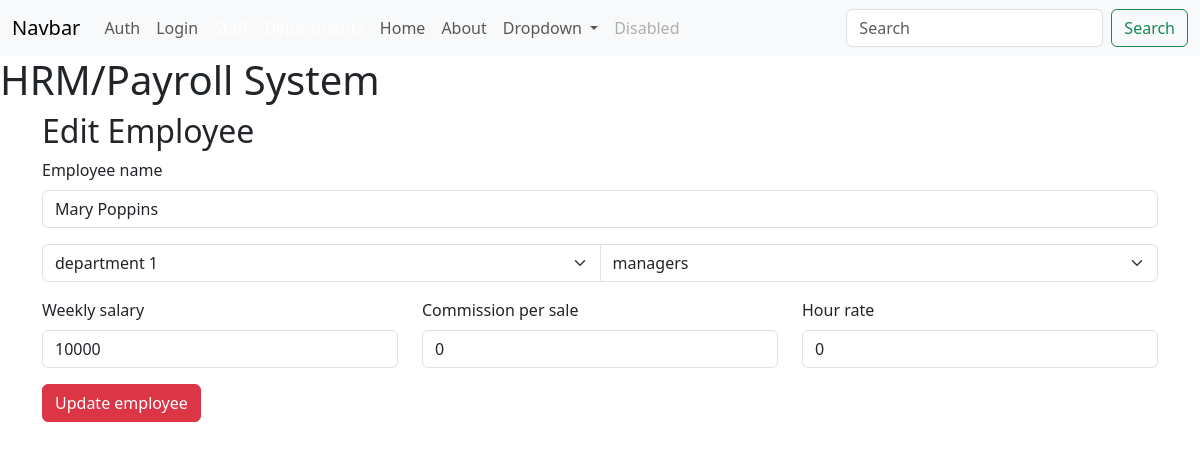
The page /staff/1/update on the database its author committed.
### tables this page shows
CREATE TABLE employee (
    id INTEGER NOT NULL PRIMARY KEY AUTOINCREMENT,
    employee_name TEXT UNIQUE NOT NULL,
    join_date TIMESTAMP NOT NULL DEFAULT CURRENT_TIMESTAMP,
    weekly_salary DECIMAL(9,2) DEFAULT 0.0,
    commission_per_sale INTEGER DEFAULT 0,
    hour_rate DECIMAL(9,2) DEFAULT 0.0,
    role_id INTEGER NOT NULL,
    department_id INTEGER NOT NULL,
    FOREIGN KEY (role_id) REFERENCES roles(id)
    FOREIGN KEY (department_id) REFERENCES department(id)
);

CREATE TABLE department (
    id INTEGER NOT NULL PRIMARY KEY AUTOINCREMENT,
    department_name TEXT UNIQUE NOT NULL,
    department_description TEXT NOT NULL
);

CREATE TABLE roles (
    id INTEGER NOT NULL PRIMARY KEY AUTOINCREMENT,
    role_name TEXT UNIQUE NOT NULL
);

### payroll/staff.py (the view, shortened to what this page needs)
@bp.route("/staff/<int:id>/update", methods=("GET", "POST"))
def update(id):
   employee = get_employee(id)
   db = get_db()
   departments = db.execute('SELECT id, department_name FROM department').fetchall()
   roles = db.execute('SELECT id, role_name FROM roles').fetchall()
   return render_template("staff/update.html", roles = roles, departments=departments, employee=employee)

### payroll/database.py (called while the page is built)
def get_db():
    if 'bd' not in g:
        g.db = sqlite3.connect(
            current_app.config['DATABASE'], detect_types=sqlite3.PARSE_DECLTYPES
        )
        g.db.row_factory = sqlite3.Row
    return g.db

### payroll/staff.py (called while the page is built)
def get_employee(id):
    employee = get_db().execute(
        "SELECT * FROM employee WHERE id = ?", (id,)
    ).fetchone()
    if employee is None:
        flash(f"Employee id: {id} doesn`t exist.", category="error")
        current_app.logger.info(f"Employee id: {id} doesn`t exist.", category="error")
        abort(404, f"Employee id: {id} doesn`t exist.")
    return employee

### payroll/templates/staff/update.html (shortened to what this page needs)
{% extends 'base.html' %}
{% block header %}
<div class="container">
<h2>{% block title %}Edit Employee{% endblock title %}</h2>
</div>
{% endblock header %}
{% block content %}
<div class="container">
<form method="post">
<div class="mb-3">
<label for="employee_name" class="form-label">Employee name</label>
<input type="text" class="form-control" id="employee_name" value="{{ request.form['employee_name'] or
employee['employee_name'] }}" required name="employee_name">
</div>
<div class="input-group mb-3">
    <select class="form-select" name="department_id">
    {% for item in departments %}
    <option value="{{item.id}}" {% if employee['department_id'] == item.id %}selected{% endif %}>{{
    item.department_name }}</option>
    {% endfor %}
    </select>
    <select class="form-select" name="role_id">
    {% for item in roles %}
    <option value="{{ item.id }}" {% if employee['role_id'] == item.id %}selected{% endif %}>{{ item.role_name
    }}</option>
    {% endfor %}
    </select>
    </div>
    <div class="row mb-3">
        <div class="col">
        <label for="weekly_salary" class="form-label">Weekly salary</label>
        <input type="number" class="form-control" id="weekly_salary" value="{{ request.form['weekly_salary'] or employee['weekly_salary'] }}"
        name="weekly_salary">
        </div>
        <div class="col">
        <label for="commission_per_sale" class="form-label">Commission per sale</label>
        <input type="number" class="form-control" id="commission_per_sale" value="{{ request.form['commission_per_sale'] or
        employee['commission_per_sale'] }}" name="commission_per_sale">
        </div>
        <div class="col">
        <label for="weekly_salary" class="form-label">Hour rate</label>
        <input type="number" class="form-control" id="hour_rate" value="{{ request.form['hour_rate'] or employee['hour_rate'] }}"
        name="hour_rate">
        </div>
        </div>
        <div class="form-group"> <input type="submit" value="Update employee" class="btn btn-danger"> </div>
        </form>
    </div>
{% endblock content %}

### rows shown on the page
employee: employee_name "Mary Poppins", department_id "department 1", role_id "managers", weekly_salary "10000", commission_per_sale "0", hour_rate "0"
